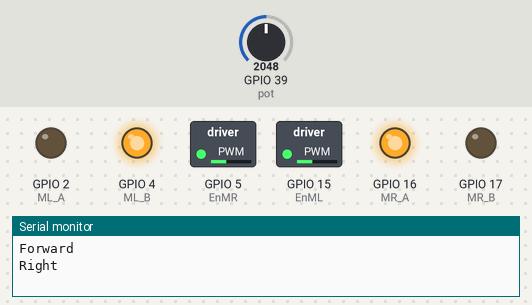
Bench run of a sketch on a simulated ESP32. On the bench: switched loads named in the sketch (green lamp = pin HIGH), output pins drawn as LEDs (lit = HIGH), the last lines printed to the serial monitor. Inputs (shaded band) come from the test bench; at power-on: GPIO 39 (pot) = 2048.

Above: at 2.8 s.
2.9 s: GPIO 39 (pot) set to 2866
At 4.7 s:
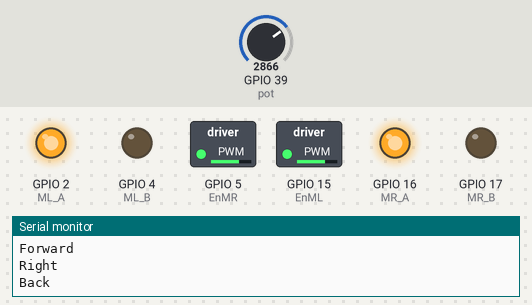
9.3 s: GPIO 39 (pot) set to 3603
At 15.5 s:
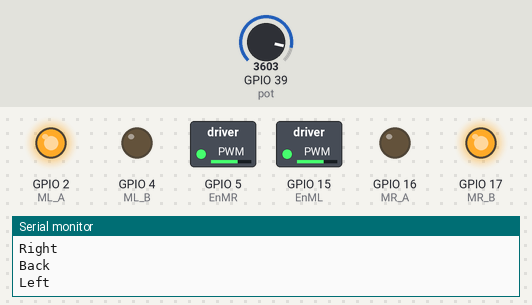
15.7 s: GPIO 39 (pot) set to 2047
At 19.0 s:
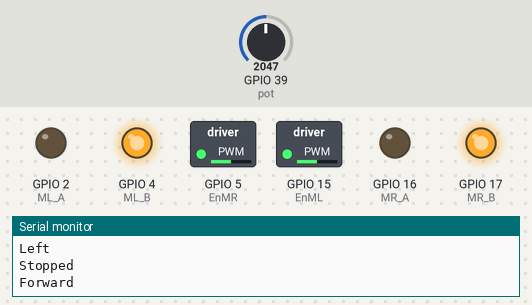
22.1 s: GPIO 39 (pot) set to 1228
28.5 s: GPIO 39 (pot) set to 491
Timing chart, 0 to 40.5 s (numbered marks = the images above; inputs shaded):
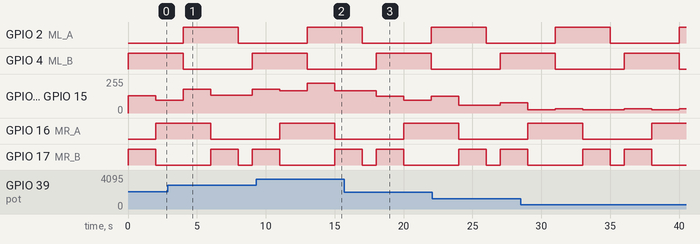

The sketch:

15-Colmibot_Motores.ino
```cpp
#define EnML 15
#define ML_A 2
#define ML_B 4

#define EnMR 5
#define MR_A 16
#define MR_B 17

#define pot 39

// Configurando los parámetros de PWM
const int frecuencia = 500;
const int canal_L = 0;
const int canal_R = 1;
const int resolucion = 12;

int vel = 0;

void setup() {
  pinMode(EnML, OUTPUT);
  pinMode(ML_A, OUTPUT);
  pinMode(ML_B, OUTPUT);

  pinMode(EnMR, OUTPUT);
  pinMode(MR_A, OUTPUT);
  pinMode(MR_B, OUTPUT);

  ledcSetup(canal_L, frecuencia, resolucion);
  ledcSetup(canal_R, frecuencia, resolucion);

  ledcAttachPin(EnML, canal_L);
  ledcAttachPin(EnMR, canal_R);

  Serial.begin(115200);
}

void loop() {
  Forward();
  delay(2000);

  Right();
  delay(2000);

  Back();
  delay(2000);

  Left();
  delay(2000);

  Stop();
  delay(1000);
}

//------------------Funciones----------------

void Forward(){
  vel = analogRead(pot);
  ledcWrite(canal_L, vel);
  ledcWrite(canal_R, vel);

  digitalWrite(ML_A, LOW);
  digitalWrite(ML_B, HIGH);
  digitalWrite(MR_A, LOW);
  digitalWrite(MR_B, HIGH);
  Serial.println("Forward");
}

void Back(){
  vel = analogRead(pot);
  ledcWrite(canal_L, vel);
  ledcWrite(canal_R, vel);

  digitalWrite(ML_A, HIGH);
  digitalWrite(ML_B, LOW);
  digitalWrite(MR_A, HIGH);
  digitalWrite(MR_B, LOW);
  Serial.println("Back");
}

void Stop(){
  digitalWrite(ML_A, LOW);
  digitalWrite(ML_B, LOW);
  digitalWrite(MR_A, LOW);
  digitalWrite(MR_B, LOW);
  Serial.println("Stopped");
}

void Right(){
  vel = analogRead(pot);
  ledcWrite(canal_L, 0.75*vel);
  ledcWrite(canal_R, 0.75*vel);

  digitalWrite(ML_A, LOW);
  digitalWrite(ML_B, HIGH);
  digitalWrite(MR_A, HIGH);
  digitalWrite(MR_B, LOW);
  Serial.println("Right");
}

void Left(){
  vel = analogRead(pot);
  ledcWrite(canal_L, 0.75*vel);
  ledcWrite(canal_R, 0.75*vel);

  digitalWrite(ML_A, HIGH);
  digitalWrite(ML_B, LOW);
  digitalWrite(MR_A, LOW);
  digitalWrite(MR_B, HIGH);
  Serial.println("Left");
}
```
